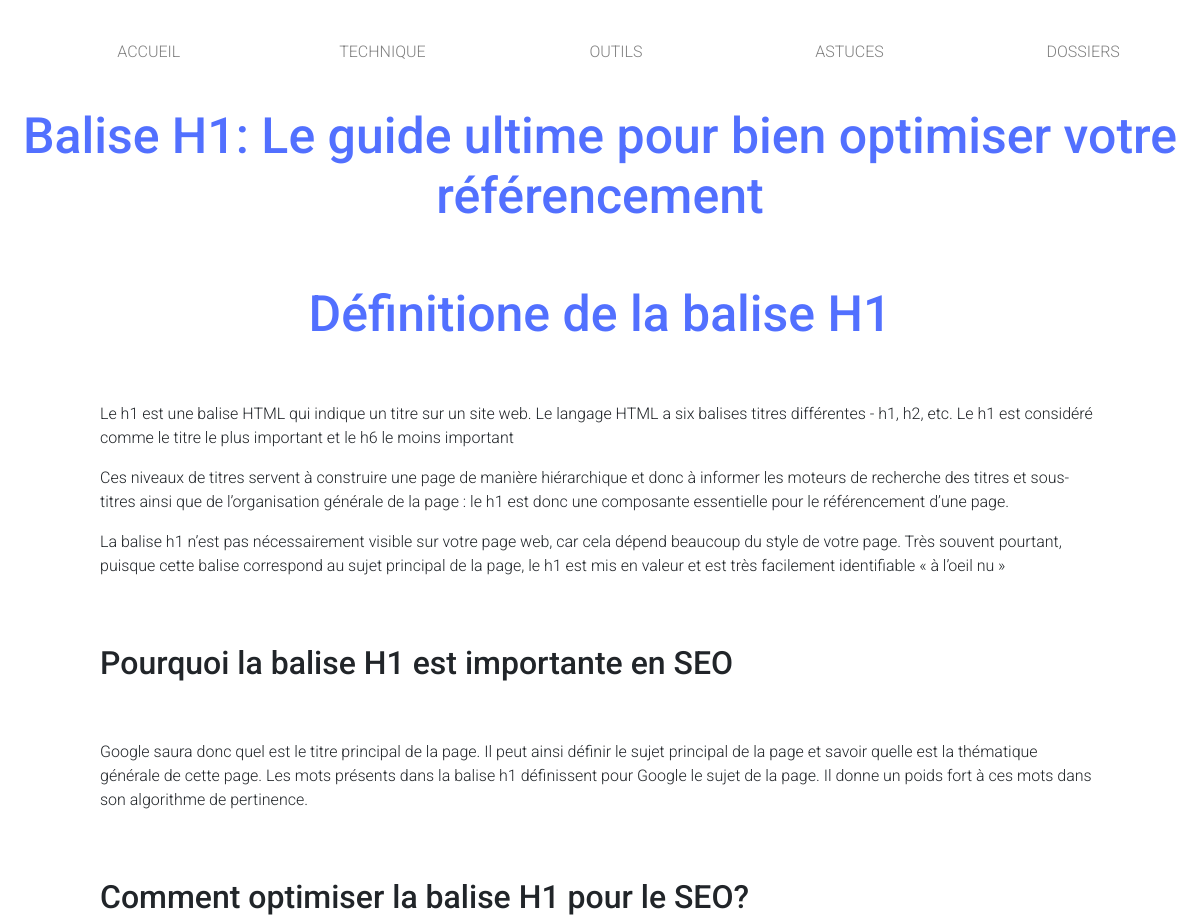
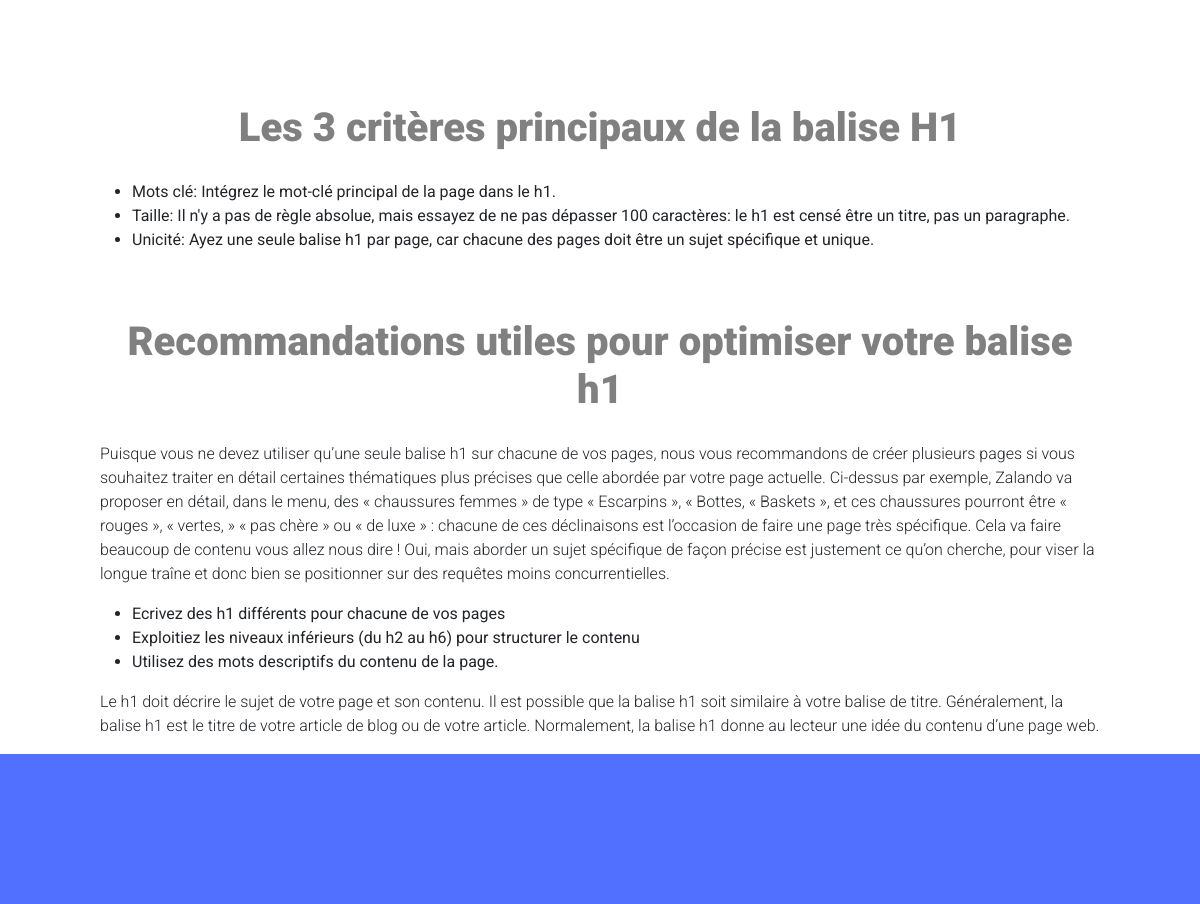
Screenshot of /otherPage/articles/article.php?id=10 with the database file from the repository (2 pictures, top to bottom).
### tables this page shows
CREATE TABLE `article` (
  `id` bigint NOT NULL,
  `title` text NOT NULL,
  `subtitle` text NOT NULL,
  `category_id` bigint NOT NULL,
  `content` text NOT NULL,
  `image_url` text NOT NULL,
  `image_alt` text NOT NULL,
  `rewriting_url` text NOT NULL
);

### request/request.php (called while the page is built, shortened)
<?php
try{
    $bdd = new PDO('mysql:host=localhost; dbname=SEO_articles', 'root', 'root');
}
catch(Exception $e){
    die('Erreur :'.$e->getMessage());
}
if ($type=="article") {
    $req = $bdd -> query("SELECT id, title, subtitle, category_id, content, image_url, image_alt, rewriting_url
                          FROM article
                          WHERE id=" .$_ENV['id']);
    $result = $req -> fetch();
}

### otherPage/articles/article.php (the view, shortened to what this page needs)
<?php
    $type="article";
    include('../../request/request.php');
?>
<!DOCTYPE html>
<html lang="fr">
<head>
<link href="https://cdn.jsdelivr.net/npm/bootstrap@5.1.3/dist/css/bootstrap.min.css" rel="stylesheet">
</head>
<body>
    <header>
        <?php
            include("../../component/navbar.php");
        ?>
        <h1>
            <?php
                echo $result['title'];
            ?>
        </h1>
    </header>
    <main>
    <?php echo $result['content']; ?>
    </main>
    <footer></footer>
</body>
</html>

### otherPage/articles/article.php (style rules this page uses)
body { font-family: 'Roboto', sans-serif; }
main { width: 1000px; display: block; margin: 0 auto; }
h1 { font-size: 50px; color: #5270ff; text-align: center; padding-bottom: 50px; }
h2 { padding: 50px 0; }
h3 { text-align: center; font-size: 40px; color: grey; font-weight: 900; padding: 50px 0 20px 0; }
p { font-weight: 300; }
footer { width:100%; height: 150px; background-color: #5270ff; }

### rows the page displays
article: title "Balise H1: Le guide ultime pour bien optimiser votre référencement", content "Définitione de la balise H1 Le h1 est une balise HTML qui indique un titre sur un site web. Le langage HTML a six balises titres différentes - h1, h2, etc. Le h1 est considéré comme le titre le plus important et le h6 le moins important Ces niveaux de titres servent à construire une page de manière hiérarchique et donc à informer les moteurs de recherche des titres et sous-titres ainsi que de l’organisation générale de la page : le h1 est donc une composante essentielle pour le référencement d’une page. La balise h1 n’est pas nécessairement visible sur votre page web, car cela dépend beaucoup du style de votre page. Très souvent pourtant, puisque cette balise correspond au sujet principal…"
